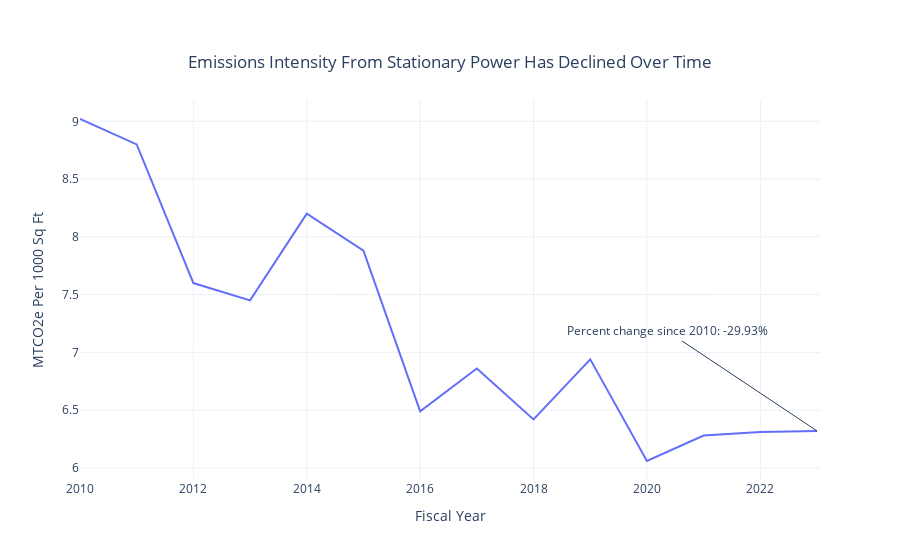

The cell this chart's notebook holds for it:
### Code cell
# Filter the DataFrame for 'Co-gen Plant' and 'Purchased Electricity'
filtered_data = scope1_and_2_data[scope1_and_2_data['Source'].isin(['Co-gen Plant', 'Purchased Electricity'])]

# Group by 'Fiscal Year' and sum 'GHG MTCDE'
year_totals = filtered_data.groupby('Fiscal Year')['GHG MTCDE'].sum().reset_index()


# Create a line chart for the total over time
fig = px.line(year_totals, 
              x='Fiscal Year', 
              y='GHG MTCDE', 
              title='Emissions Intensity From Stationary Power Has Declined Over Time',
              labels={'GHG MTCDE': 'MTCO2e Per 1000 Sq Ft', 'Fiscal Year': 'Fiscal Year'},
              template='plotly_white')

# Calculate the percent change from the first year to 2023
percent_change = ((year_totals.loc[year_totals['Fiscal Year'] == 2023, 'GHG MTCDE'].values[0] - year_totals.loc[year_totals['Fiscal Year'] == year_totals['Fiscal Year'].min(), 'GHG MTCDE'].values[0]) / year_totals.loc[year_totals['Fiscal Year'] == year_totals['Fiscal Year'].min(), 'GHG MTCDE'].values[0]) * 100

# Add an annotation to the plot
fig.add_annotation(
    x=2023,
    y=year_totals.loc[year_totals['Fiscal Year'] == 2023, 'GHG MTCDE'].values[0],
    text=f"Percent change since 2010: {percent_change:.2f}%",
    showarrow=True,
    ax=-150,
    ay=-100,
    arrowhead=0)

fig.update_layout(
    title={
        'y':0.9,
        'x':0.5,
        'xanchor': 'center',
        'yanchor': 'top'})

# Show the plot
fig.show()

# Save the figure as a PNG image
pio.write_image(fig, 'figure.png', width=800, height=600, scale=2)  #render the chart in hd

### Figure 1 — Plotly figure (JSON) as saved in the notebook; plotly's stock layout.template omitted (floating-point values rounded to 4 significant figures)
{"data": [{"hovertemplate": "Fiscal Year=%{x}<br>MTCO2e Per 1000 Sq Ft=%{y}<extra></extra>", "legendgroup": "", "line": {"color": "#636efa", "dash": "solid"}, "marker": {"symbol": "circle"}, "mode": "lines", "name": "", "orientation": "v", "showlegend": false, "type": "scatter", "x": [2010, 2011, 2012, 2013, 2014, 2015, 2016, 2017, 2018, 2019, 2020, 2021, 2022, 2023], "xaxis": "x", "y": [9.02, 8.8, 7.6, 7.45, 8.2, 7.88, 6.49, 6.86, 6.42, 6.94, 6.06, 6.28, 6.31, 6.32], "yaxis": "y"}], "layout": {"annotations": [{"arrowhead": 0, "ax": -150, "ay": -100, "showarrow": true, "text": "Percent change since 2010: -29.93%", "x": 2023, "y": 6.32}], "legend": {"tracegroupgap": 0}, "title": {"text": "Emissions Intensity From Stationary Power Has Declined Over Time", "x": 0.5, "xanchor": "center", "y": 0.9, "yanchor": "top"}, "xaxis": {"anchor": "y", "domain": [0, 1], "title": {"text": "Fiscal Year"}}, "yaxis": {"anchor": "x", "domain": [0, 1], "title": {"text": "MTCO2e Per 1000 Sq Ft"}}}}
